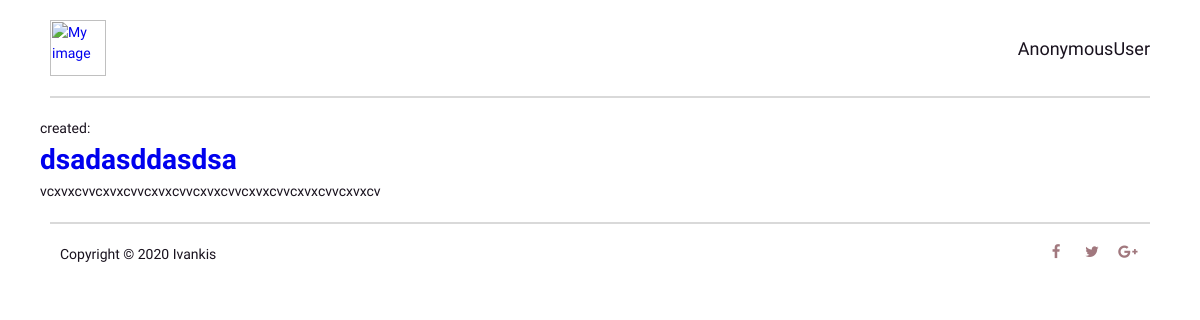
Screenshot of /drafts/ with the database file from the repository.
### blog/models.py (models this page shows, shortened)
class Post(models.Model):
    author = models.ForeignKey(settings.AUTH_USER_MODEL, on_delete=models.CASCADE)
    title = models.CharField(max_length=200)
    text = models.TextField()
    create_data = models.DateTimeField(default=timezone.now)
    published_date = models.DateTimeField(blank=True, null = True)

### blog/views.py (the view)
# urls.py: path('drafts/', views.post_draft_list, name='post_draft_list'),
def post_draft_list(request):
    posts = Post.objects.filter(published_date__isnull=True).order_by('create_data')
    return render(request, 'blog/post_draft_list.html', {'posts': posts})

### templates/blog/post_draft_list.html
{% extends 'blog/base.html' %}
{% block content %}
    {% for post in posts %}
        <div class="post">
            <p class="date">created: {{ post.created_date|date:'d-m-Y' }}</p>
            <h1><a href="{% url 'post_detail' pk=post.pk %}">{{ post.title }}</a></h1>
            <p>{{ post.text|truncatechars:200 }}</p>
        </div>
    {% endfor %}
{% endblock %}

### blog/static/css/blog.css (style rules this page uses)
* { box-sizing: border-box; padding: 0; margin: 0; }
body { font-family: 'Muli', sans-serif; font-size: 14px; line-height: 1.5; color: #19121e; background-color: white; }
a { text-decoration: none; outline: none; }

### rows the page displays
Post: title "dsadasddasdsa", text "vcxvxcvvcxvxcvvcxvxcvvcxvxcvvcxvxcvvcxvxcvvcxvxcv"
